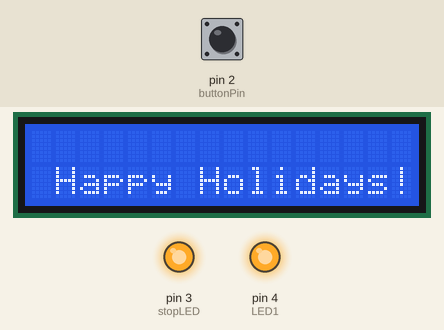
A sketch run on a simulated Arduino Uno, built with avr-gcc and run on an emulated ATmega328P. On the bench: 16×2 character LCD, output pins drawn as LEDs (lit = HIGH). Dashed ring = blinking. The inputs (shaded band) are chosen by the test bench; at power-on: pin 2 (buttonPin) LOW.

Above: at 1.2 s.
1.3 s: pin 2 (buttonPin) pulled HIGH for 0.3 s
At 1.62 s:
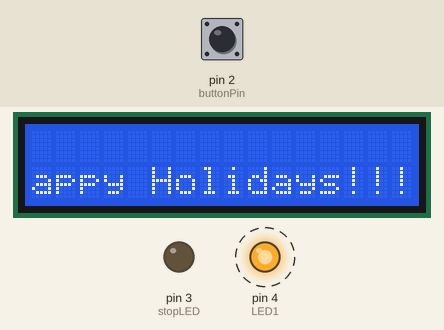
3.1 s: pin 2 (buttonPin) pulled HIGH for 1 s
At 4.4 s:
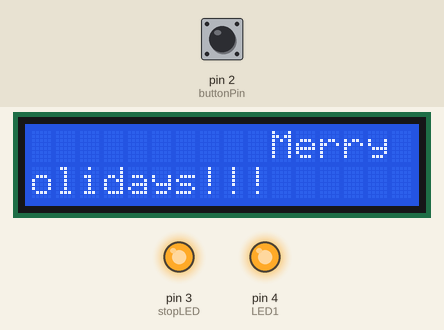
5.6 s: pin 2 (buttonPin) pulled HIGH for 0.3 s
At 5.99 s:
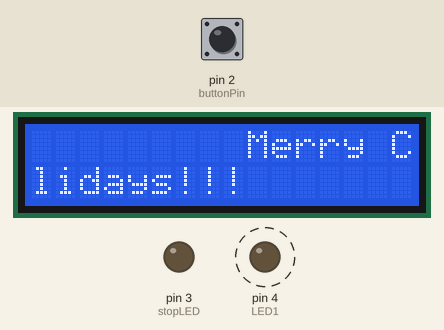
Timing chart, 0 to 13.4 s (numbered marks = the images above; inputs shaded):
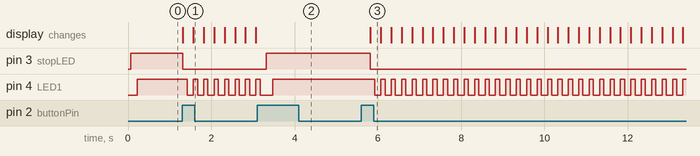

Measured:
- after the input at 1.3 s, pin 3 (stopLED): HIGH → LOW at once; pin 4 (LED1): alternates HIGH for 0.10 s and LOW for 0.15 s, starting after 0.12 s; the display: first changes at once (image 1 shows a later state)
- after the input at 3.1 s, pin 3 (stopLED): LOW → HIGH after 0.22 s
- after the input at 5.6 s, pin 3 (stopLED): HIGH → LOW after 0.22 s; pin 4 (LED1): alternates HIGH for 0.10 s and LOW for 0.15 s, starting after 0.32 s; the display: changes after 0.22 s (image 3)

The sketch:

Scrolling_text_with_another_light.ino
```cpp
const int buttonPin = 2;
const int stopLED = 3;
const int LED1 = 4;
int reading = LOW;
int previous = LOW;
int outputState = LOW;
#include <LiquidCrystal.h>;
LiquidCrystal lcd(13, 12, 11, 10, 9, 8);
void setup() {
  pinMode(buttonPin, INPUT);
  pinMode(stopLED, OUTPUT);
  pinMode(LED1, OUTPUT);
  lcd.begin (16, 2);
  lcd.print ("                  Merry Christmas!!!     Happy Holidays!!!");
}
void loop() {
  reading = digitalRead(buttonPin);
  if (reading == HIGH && previous == LOW) {
    outputState = !outputState;
  }
  previous = reading;

  if (outputState == LOW) {
    digitalWrite(stopLED, HIGH);
    delay(150);
    digitalWrite(LED1, HIGH);
    }
  else {
    lcd.scrollDisplayLeft();
    digitalWrite(stopLED, LOW);
    digitalWrite(LED1, HIGH);
    delay(100);
    digitalWrite(LED1, LOW);
    delay(50);
    }
  delay(100);
}
```
